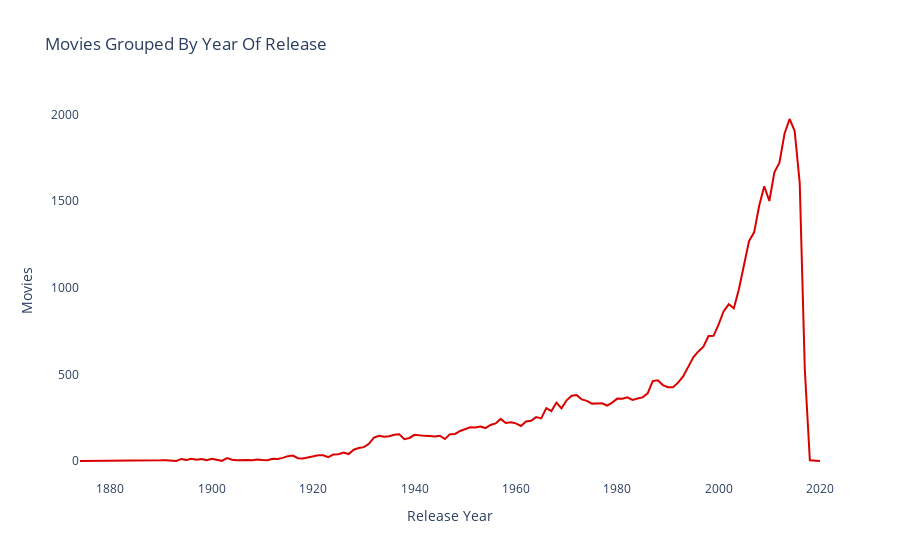

Notebook cell for this chart:
### Markdown cell above
**When have they released the movies?**

### Code cell
# Get data
data = df['year'].value_counts().sort_index()

# Create trace
trace = go.Scatter(x = data.index,
                   y = data.values,
                   marker = dict(color = '#db0000'))
# Create layout
layout = dict(title = 'Movies Grouped By Year Of Release',
              xaxis = dict(title = 'Release Year'),
              yaxis = dict(title = 'Movies'),paper_bgcolor='rgba(0,0,0,0)', plot_bgcolor='rgba(0,0,0,0)')

# Create plot
fig = go.Figure(data=[trace], layout=layout)
iplot(fig)

### Figure 1 — Plotly figure (JSON) as saved in the notebook; plotly's stock layout.template omitted (floating-point values rounded to 4 significant figures; data arrays with more than 128 entries replaced by an {"elided": "..."} marker saying what was removed)
{"data": [{"marker": {"color": "#db0000"}, "type": "scatter", "x": {"elided": "136 str values"}, "y": {"elided": "136 int values"}}], "layout": {"paper_bgcolor": "rgba(0,0,0,0)", "plot_bgcolor": "rgba(0,0,0,0)", "title": {"text": "Movies Grouped By Year Of Release"}, "xaxis": {"title": {"text": "Release Year"}}, "yaxis": {"title": {"text": "Movies"}}}}
